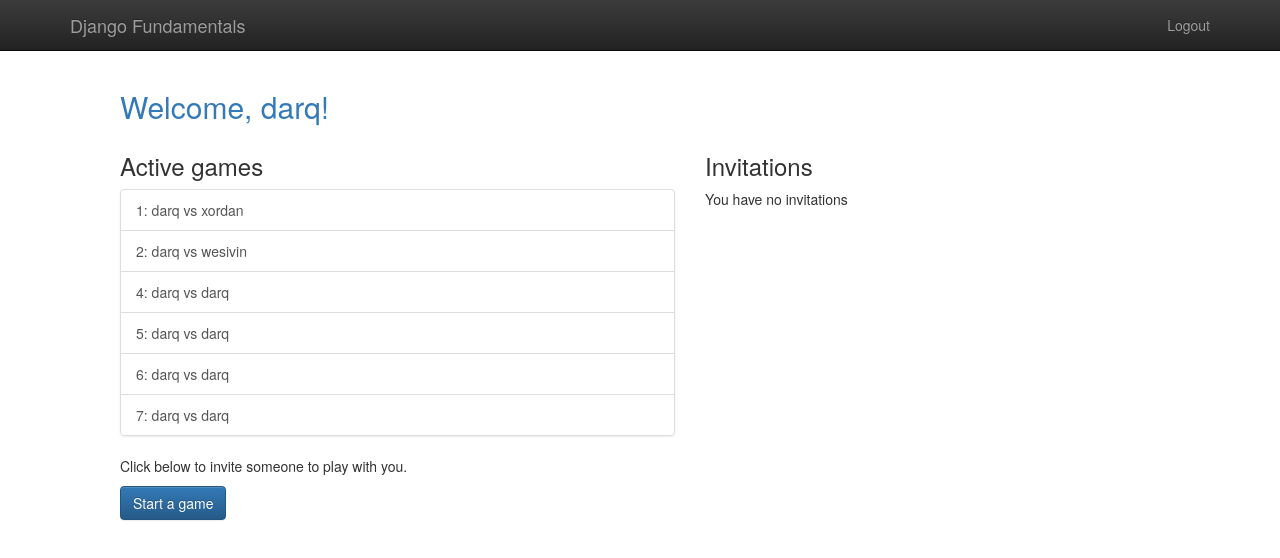
The app's page /player/home/ (signed in) with its own data.
### Plural/models.py (models this page shows, shortened)
class Game(models.Model):
    first_player = models.ForeignKey(User, related_name="games_first_player", on_delete=models.CASCADE)
    second_player = models.ForeignKey(User, related_name="games_second_player", on_delete=models.CASCADE)
    start_time = models.DateTimeField(auto_now_add=True)
    last_active = models.DateTimeField(auto_now=True)
    status = models.CharField(max_length=1, default='F', choices=GAME_STATUS_CHOICES)
    objects = GamesQuerySet.as_manager()
    def get_abs_url(self):
        return reverse('gameplay_detail', args=[self.id])

### player/views.py (the view)
# urls.py: path('home/', home, name="player_home"),
@login_required()
def home(request):
    my_games = Game.objects.games_for_user(request.user)
    active_games = my_games.active()
    invitations = request.user.invitations_received.all()
    return render(request, "player/home.html", {'games': active_games, 'invitations': invitations})

### Plural/models.py (called while the page is built)
    def games_for_user(self, user):
        return self.filter(
            Q(first_player=user) | Q(second_player=user)
        )

    def active(self):
        return self.filter(
            Q(status='F') | Q(status='S')
        )

### templates/player/home.html (shortened to what this page needs)
{% extends "base.html" %}
{% block content %}
    <h2 class="text-primary">Welcome, {{ user.username }}!</h2>
    <div class="row">
        <div class="col-md-6">
            <h3>Active games</h3>
            <ul class="list-group">
                {% for g in games %}
                    <a class="list-group-item" href="{{ g.get_abs_url }}">
                        {{ g.id }}: {{ g.first_player }} vs {{ g.second_player }}</a>
                {% endfor %}
            </ul>
            <p>Click below to invite someone to play with you.</p>
            <p>
                <a class="btn btn-primary"
                   href="{% url 'player_new_invitation' %}">Start a game</a>
            </p>
        </div>
        <div class="col-md-6">
            <h3>Invitations</h3>
            {% if invitations %}
                <div class="list-group">
                    {% for inv in invitations %}
                        <a class="list-group-item" href="{% url 'player_accept_invitation' id=inv.id %}">
                            {{ inv.from_user.username }} has invited you to a game.
                        </a>
                    {% endfor %}
                </div>
            {% else %}
                <p>You have no invitations</p>
            {% endif %}
        </div>
    </div>
{% endblock %}

### templates/base.html (shortened to what this page needs)
{% load staticfiles %}
<!doctype html>
<html class="no-js" lang="">
<head>
    {% block styling %}
        <link rel="stylesheet" href="{% static 'css/bootstrap.min.css' %}">
        <link rel="stylesheet" href="{% static 'css/bootstrap-theme.css' %}">
        <link rel="stylesheet" href="{% static 'css/main.css' %}">
    {% endblock styling %}
</head>
<body>
<nav class="navbar navbar-inverse navbar-fixed-top" role="navigation">
    <div class="container">
        <div class="navbar-header">
            <a class="navbar-brand" href="/">Django Fundamentals</a>
        </div>
        <ul class="nav navbar-nav navbar-right">
            {% if user.is_authenticated %}
                <li><a href="{% url 'player_logout' %}">Logout</a></li>
            {% else %}
                <li><a href="{% url 'player_login' %}">Login</a></li>
            {% endif %}
        </ul>
    </div>
</nav>
<div class="container">
    {% block content %}
    {% endblock %}
</div>
</body>
</html>

### templates/base.html (style rules this page uses)
body { padding-top: 70px; padding-bottom: 20px; padding-left: 100px; }

### records on screen
Game: id "1", first_player "darq", second_player "xordan"
Game: id "2", first_player "darq", second_player "wesivin"
Game: id "4", first_player "darq", second_player "darq"
Game: id "5", first_player "darq", second_player "darq"
Game: id "6", first_player "darq", second_player "darq"
Game: id "7", first_player "darq", second_player "darq"

### other values on screen
{{ user.username }} "darq"
